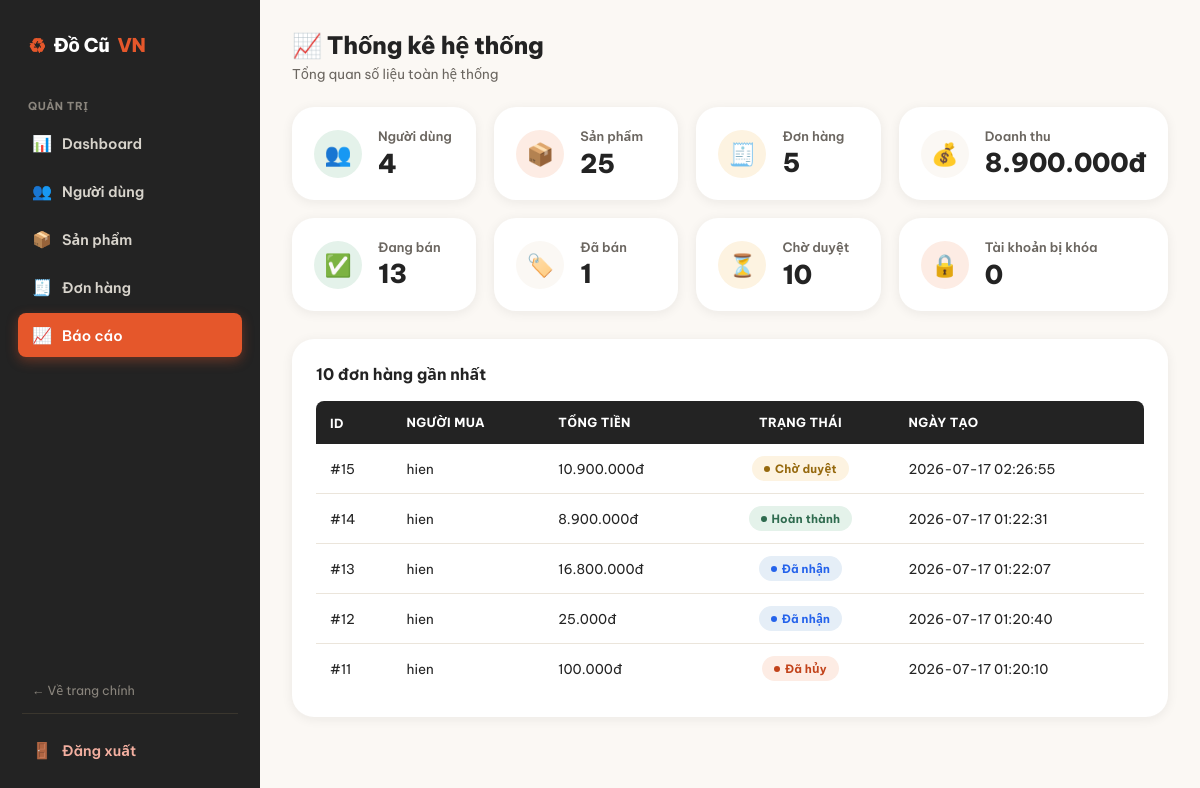
Page /admin/reports.php (signed in) on the committed database.
### tables this page shows
CREATE TABLE `orders` (
  `id` int(11) NOT NULL,
  `buyer_id` int(11) NOT NULL,
  `seller_id` int(11) NOT NULL,
  `total_amount` decimal(12,2) NOT NULL,
  `status` enum('pending','accepted','completed','cancelled','rejected') DEFAULT 'pending',
  `note` text DEFAULT NULL,
  `receiver_name` varchar(255) DEFAULT NULL,
  `receiver_phone` varchar(20) DEFAULT NULL,
  `receiver_address` text DEFAULT NULL,
  `created_at` timestamp NOT NULL DEFAULT current_timestamp(),
  `updated_at` timestamp NOT NULL DEFAULT current_timestamp() ON UPDATE current_timestamp(),
  `payment_method` varchar(30) DEFAULT 'COD',
  `payment_status` enum('pending','paid','failed') DEFAULT 'pending',
  `payment_time` datetime DEFAULT NULL,
  `transaction_id` varchar(100) DEFAULT NULL
);

CREATE TABLE `users` (
  `id` int(11) NOT NULL,
  `fullname` varchar(100) NOT NULL,
  `username` varchar(50) NOT NULL,
  `email` varchar(100) NOT NULL,
  `password` varchar(255) NOT NULL,
  `phone` varchar(20) DEFAULT NULL,
  `avatar` varchar(255) DEFAULT 'uploads/avatar/default.png',
  `address` varchar(255) DEFAULT NULL,
  `gender` enum('Nam','Nữ','Khác') DEFAULT NULL,
  `dob` date DEFAULT NULL,
  `role` enum('admin','user') NOT NULL DEFAULT 'user',
  `status` enum('active','blocked') NOT NULL DEFAULT 'active',
  `created_at` timestamp NOT NULL DEFAULT current_timestamp(),
  `updated_at` timestamp NOT NULL DEFAULT current_timestamp() ON UPDATE current_timestamp()
);

### admin/inc/auth.php (called while the page is built, shortened)
<?php
if (!function_exists("e")) {
    function e($value): string
    {
        return htmlspecialchars((string)($value ?? ""), ENT_QUOTES, "UTF-8");
    }
}
if (!function_exists("money")) {
    function money($amount): string
    {
        return number_format((float)$amount, 0, ",", ".") . "đ";
    }
}
if (!function_exists("statusBadge")) {
    function statusBadge(?string $status): array
    {
        $map = [
            "active"    => ["Đang bán",     "badge-success"],
            "pending"   => ["Chờ duyệt",    "badge-warning"],
            "sold"      => ["Đã bán",       "badge-info"],
            "hidden"    => ["Đã ẩn",        "badge-neutral"],
            "rejected"  => ["Từ chối",      "badge-danger"],
            "deleted"   => ["Đã xóa",       "badge-danger"],
            "accepted"  => ["Đã nhận",      "badge-info"],
            "completed" => ["Hoàn thành",   "badge-success"],
            "cancelled" => ["Đã hủy",       "badge-danger"],
            "blocked"   => ["Đã khóa",      "badge-danger"],
        ];
        $status = trim((string)$status);
        return $map[$status];
    }
}

### admin/reports.php (the view, shortened to what this page needs)
<?php
require_once "inc/auth.php";
$totalUsers = $conn->query("SELECT COUNT(*) total FROM users")->fetch_assoc()["total"];
$totalProducts = $conn->query("SELECT COUNT(*) total FROM products")->fetch_assoc()["total"];
$totalOrders = $conn->query("SELECT COUNT(*) total FROM orders")->fetch_assoc()["total"];
$totalRevenue = $conn->query("
    SELECT IFNULL(SUM(total_amount),0) total
    FROM orders
    WHERE status='completed'
")->fetch_assoc()["total"];
$activeProducts = $conn->query("SELECT COUNT(*) total FROM products WHERE status='active'")->fetch_assoc()["total"];
$soldProducts = $conn->query("SELECT COUNT(*) total FROM products WHERE status='sold'")->fetch_assoc()["total"];
$pendingProducts = $conn->query("SELECT COUNT(*) total FROM products WHERE status='pending'")->fetch_assoc()["total"];
$blockedUsers = $conn->query("SELECT COUNT(*) total FROM users WHERE status='blocked'")->fetch_assoc()["total"];
$latestOrders = $conn->query("
    SELECT
        o.id,
        u.fullname,
        o.total_amount,
        o.status,
        o.created_at
    FROM orders o
    LEFT JOIN users u ON o.buyer_id = u.id
    ORDER BY o.created_at DESC
    LIMIT 10
");
?>
<!DOCTYPE html>
<html lang="vi">
<head>
<link rel="stylesheet" href="../assets/css/admin.css">
</head>
<body>
<div class="admin-wrapper">
    <?php include "sidebar.php"; ?>
    <main class="admin-main">
        <div class="admin-topbar">
            <div>
                <h1>📈 Thống kê hệ thống</h1>
                <div class="subtitle">Tổng quan số liệu toàn hệ thống</div>
            </div>
        </div>
        <div class="stat-grid">
            <div class="stat-card"><div class="stat-icon moss">👥</div><div><h3>Người dùng</h3><div class="stat-value"><?= $totalUsers ?></div></div></div>
            <div class="stat-card"><div class="stat-icon ember">📦</div><div><h3>Sản phẩm</h3><div class="stat-value"><?= $totalProducts ?></div></div></div>
            <div class="stat-card"><div class="stat-icon gold">🧾</div><div><h3>Đơn hàng</h3><div class="stat-value"><?= $totalOrders ?></div></div></div>
            <div class="stat-card"><div class="stat-icon ink">💰</div><div><h3>Doanh thu</h3><div class="stat-value"><?= money($totalRevenue) ?></div></div></div>
            <div class="stat-card"><div class="stat-icon moss">✅</div><div><h3>Đang bán</h3><div class="stat-value"><?= $activeProducts ?></div></div></div>
            <div class="stat-card"><div class="stat-icon ink">🏷️</div><div><h3>Đã bán</h3><div class="stat-value"><?= $soldProducts ?></div></div></div>
            <div class="stat-card"><div class="stat-icon gold">⏳</div><div><h3>Chờ duyệt</h3><div class="stat-value"><?= $pendingProducts ?></div></div></div>
            <div class="stat-card"><div class="stat-icon ember">🔒</div><div><h3>Tài khoản bị khóa</h3><div class="stat-value"><?= $blockedUsers ?></div></div></div>
        </div>
        <div class="panel">
            <h2 class="panel-title">10 đơn hàng gần nhất</h2>
            <div class="table-scroll">
                <table class="admin-table">
                    <thead>
                    <tr>
                        <th>ID</th>
                        <th>Người mua</th>
                        <th>Tổng tiền</th>
                        <th class="center">Trạng thái</th>
                        <th>Ngày tạo</th>
                    </tr>
                    </thead>
                    <tbody>
                    <?php if ($latestOrders->num_rows === 0): ?>
                        <tr class="empty-row"><td colspan="5">Chưa có đơn hàng nào.</td></tr>
                    <?php else: while ($o = $latestOrders->fetch_assoc()):
                        [$label, $cls] = statusBadge($o["status"]);
                    ?>
                        <tr>
                            <td>#<?= (int)$o["id"] ?></td>
                            <td><?= $o["fullname"] !== null ? e($o["fullname"]) : "<em>(đã xóa)</em>" ?></td>
                            <td><?= money($o["total_amount"]) ?></td>
                            <td class="center"><span class="badge <?= $cls ?>"><?= e($label) ?></span></td>
                            <td><?= e($o["created_at"]) ?></td>
                        </tr>
                    <?php endwhile; endif; ?>
                    </tbody>
                </table>
            </div>
        </div>
    </main>
</div>
</body>
</html>

### assets/css/admin.css (style rules this page uses)
:root { --ember:#E5572B; --ember-dark:#C2431A; --ember-light:#FDECE4; --moss:#2F6B4F; --moss-light:#E4F2EA; --gold:#F0A93E; --gold-light:#FDF3E1; --ink:#232323; --charcoal:#6B6660; --cream:#FBF8F4; --line:#EBE5DB; --white:#FFFFFF; --radius-sm:8px; --radius-md:14px; --radius-lg:22px; --shadow-card:0 2px 12px rgba(35,30,25,.07); --shadow-hover:0 14px 28px rgba(35,30,25,.14); --sidebar-w:260px; }
*,*::before,*::after { box-sizing:border-box; }
body { margin:0; font-family:'Be Vietnam Pro', system-ui, sans-serif; color:var(--ink); background:var(--cream); -webkit-font-smoothing:antialiased; }
.admin-wrapper { display:flex; min-height:100vh; }
.admin-main { margin-left:var(--sidebar-w); width:calc(100% - var(--sidebar-w)); padding:28px 32px 60px; box-sizing:border-box; }
.admin-topbar { display:flex; align-items:center; justify-content:space-between; gap:16px; margin-bottom:24px; flex-wrap:wrap; }
.admin-topbar h1 { font-size:24px; font-weight:800; letter-spacing:-.3px; margin:0; color:var(--ink); }
.admin-topbar .subtitle { font-size:13.5px; color:var(--charcoal); margin-top:4px; }
.stat-grid { display:grid; grid-template-columns:repeat(4, 1fr); gap:18px; margin-bottom:28px; }
.stat-card { background:var(--white); border-radius:var(--radius-lg); padding:20px 22px; box-shadow:var(--shadow-card); display:flex; align-items:center; gap:16px; transition:box-shadow .2s ease, transform .2s ease; }
.stat-icon { width:48px; height:48px; border-radius:50%; display:flex; align-items:center; justify-content:center; font-size:22px; flex-shrink:0; }
.stat-icon.ember { background:var(--ember-light); color:var(--ember-dark); }
.stat-icon.moss { background:var(--moss-light); color:var(--moss); }
.stat-icon.gold { background:var(--gold-light); color:var(--gold); }
.stat-icon.ink { background:var(--cream); color:var(--ink); }
.stat-card h3 { margin:0 0 2px; color:var(--charcoal); font-size:13px; font-weight:600; }
.stat-card .stat-value { font-size:26px; font-weight:800; color:var(--ink); letter-spacing:-.3px; }
.panel { background:var(--white); border-radius:var(--radius-lg); box-shadow:var(--shadow-card); padding:24px; margin-bottom:28px; }
.panel-title { font-size:16px; font-weight:700; margin:0 0 16px; color:var(--ink); }
.table-scroll { overflow-x:auto; }
table.admin-table { width:100%; border-collapse:collapse; min-width:640px; }
.admin-table thead th { background:var(--ink); color:var(--white); padding:13px 14px; font-size:12.5px; font-weight:700; text-transform:uppercase; letter-spacing:.03em; text-align:left; white-space:nowrap; }
.admin-table thead th:first-child { border-radius:var(--radius-sm) 0 0 0; }
.admin-table thead th:last-child { border-radius:0 var(--radius-sm) 0 0; }
.admin-table td { padding:12px 14px; border-bottom:1px solid var(--line); font-size:13.5px; color:var(--ink); vertical-align:middle; }
.admin-table tbody tr:last-child td { border-bottom:none; }
.admin-table td.center, .admin-table th.center { text-align:center; }
.badge { display:inline-flex; align-items:center; gap:5px; padding:5px 12px; border-radius:999px; font-size:11.5px; font-weight:700; letter-spacing:.02em; white-space:nowrap; }
.badge::before { content:""; width:6px; height:6px; border-radius:50%; background:currentColor; }
.badge-success { background:var(--moss-light); color:var(--moss); }
.badge-warning { background:var(--gold-light); color:#96690E; }
.badge-danger { background:var(--ember-light); color:var(--ember-dark); }
.badge-info { background:#E5EEF7; color:#2563eb; }

### rows in the picture
orders: id "15", buyer.fullname "hien", total_amount "10.900.000đ", label "Chờ duyệt", created_at "2026-07-17 02:26:55"
orders: id "14", buyer.fullname "hien", total_amount "8.900.000đ", label "Hoàn thành", created_at "2026-07-17 01:22:31"
orders: id "13", buyer.fullname "hien", total_amount "16.800.000đ", label "Đã nhận", created_at "2026-07-17 01:22:07"
orders: id "12", buyer.fullname "hien", total_amount "25.000đ", label "Đã nhận", created_at "2026-07-17 01:20:40"
orders: id "11", buyer.fullname "hien", total_amount "100.000đ", label "Đã hủy", created_at "2026-07-17 01:20:10"

### other values in the picture
$totalUsers "4"
$totalProducts "25"
$totalOrders "5"
money($totalRevenue) "8.900.000đ"
$activeProducts "13"
$soldProducts "1"
$pendingProducts "10"
$blockedUsers "0"
